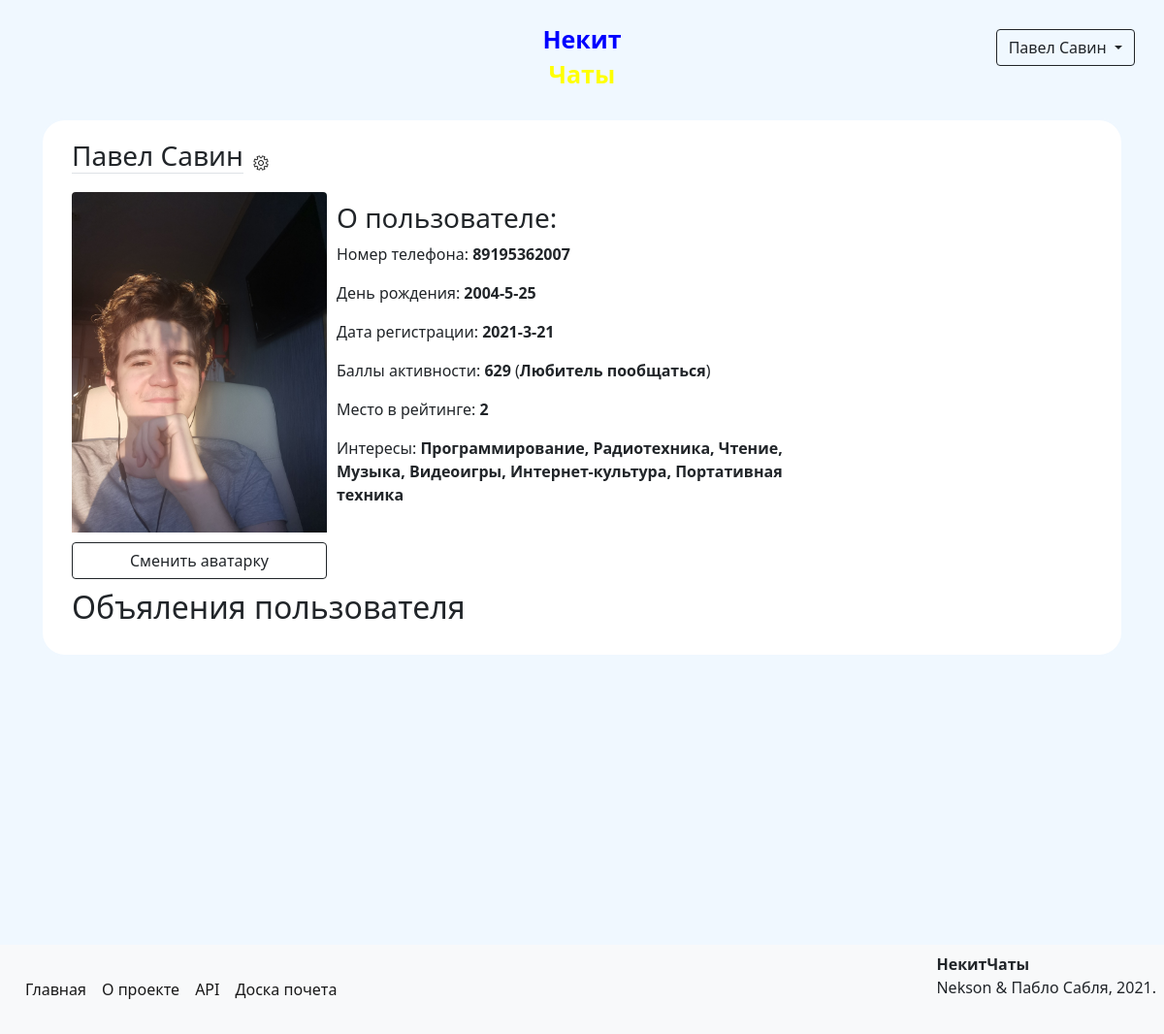
Screenshot of /profile/3 (signed in) with the database file from the repository.
### data/models/user.py (models this page shows, shortened)
class User(SqlAlchemyBase, UserMixin, SerializerMixin):
    __tablename__ = 'users'
    id = Column(Integer, autoincrement=True, primary_key=True)
    name = Column(Unicode)
    surname = Column(Unicode)
    birthday = Column(DateTime)
    email = Column(String, unique=True)
    phone_number = Column(String, unique=True)
    hashed_password = Column(String)
    registration_time = Column(DateTime, default=datetime.now)
    rating = Column(Integer, default=0)
    rank_id = Column(Integer, ForeignKey('ranks.id'))
    position = Column(Integer)
    token_id = Column(Integer, ForeignKey('tokens.id'))
    advertisements = relationship('Advertisement', back_populates='author')
    interests = relationship('Interest', secondary='users_to_interests', backref='users')
    rank = relationship('Rank')
    api_token = relationship('Token')

### data/models/ranks.py (models this page shows)
class Rank(SqlAlchemyBase):
    __tablename__ = 'ranks'
    id = Column(Integer, primary_key=True, autoincrement=True)
    title = Column(String)

### data/models/interests.py (models this page shows)
class Interest(SqlAlchemyBase):
    __tablename__ = 'interests'
    id = Column(Integer, primary_key=True, autoincrement=True)
    title = Column(Unicode, nullable=True)

### main.py (the view)
@app.route('/profile/<int:user_id>')
@login_required
def show_profile(user_id):
    session = create_session()
    user = session.query(User).filter(User.id == user_id).first()
    pic = session.query(Avatar).filter(Avatar.refers_to == user_id).first()
    if pic:
        profile_pic = url_for('static', filename=f"avatars/{pic.link}")
    else:
        profile_pic = url_for('static', filename='avatars/anon.png')
    return render_template('profile.html', user=user, pic=profile_pic)

### data/db_session.py (called while the page is built)
def create_session() -> Session:
    global __factory
    return __factory()

### main.py (called while the page is built)
@login_manager.user_loader
def load_user(user_id):
    session = create_session()
    return session.query(User).get(user_id)

### templates/profile.html (shortened to what this page needs)
{% extends "base.html" %}
{% block content %}
<form class="clearfix">
    <div class="clearfix">
        <div class="clearfix">
            <h3 class="border-bottom float-start">{{ user.name }} {{ user.surname }}</h3>
            {% if user.id == current_user.id %}
                <a class="float-start" href="/profile/{{ current_user.id }}/settings">
                    <div><img src="/static/img/settings.png" width="16px" height="16px"></div>
                </a>
            {% endif %}
        </div>
        <div class="clearfix">
            <img src="{{ pic }}" class="profile-pic rounded-top w-25 h-25 float-start" alt="Упс! Аватарка не найдена!">
            <div class="float-start w-50">
                <h3>О пользователе:</h3>
                <p>Номер телефона: <b>{{ user.phone_number }}</b></p>
                <p>День рождения: <b>{{ user.birthday.year }}-{{ user.birthday.month }}-{{ user.birthday.day }}</b></p>
                <p>Дата регистрации: <b>{{ user.registration_time.year }}-{{ user.registration_time.month }}-{{ user.registration_time.day }}</b></p>
                <p>Баллы активности: <b>{{ user.rating }}</b> (<b>{{ user.rank.title }}</b>)</p>
                <a class="text-reset" href="/top"><p>Место в рейтинге: <b>{{ user.position }}</b></p></a>
                {% if user.interests %}
                    <p>Интересы:
                        {% for i in user.interests %}
                        <b>{{ i.title }}{% if not loop.last %},{% endif %}</b>
                        {% endfor %}
                    </p>
                {% endif %}
            </div>
        </div>
        <div>
            {% if user.id == current_user.id %}
                <a class="btn btn-outline-dark w-25 rounded-bottom" href="/profile/{{ current_user.id }}/avatar">Сменить аватарку</a>
            {% else %}
                <a class="btn btn-outline-dark w-25 rounded-bottom" href="/conversation/{{ user.id }}#bottom">Написать сообщение</a>
            {% endif %}
        </div>
                <div class="clearfix">
            <h2 class="float-right d-inline">Объяления пользователя</h2>
        </div>
    </div>
</form>
{% endblock %}

### templates/base.html (shortened to what this page needs)
<!DOCTYPE html>
<html lang="en">
<head>
    <link rel="stylesheet" href="/static/css/style.css">
    <link rel="stylesheet" href="https://cdn.jsdelivr.net/npm/bootstrap@5.0.0-beta1/dist/css/bootstrap.min.css"
>
</head>
<body>
<div class="header clearfix">
    {% if current_user.is_authenticated %}
        <div class="dropdown float-end">
            <button class="btn btn-outline-dark dropdown-toggle" type="button" id="dropdownMenuButton" data-toggle="dropdown" aria-haspopup="true" aria-expanded="false">
                {{ current_user.name }} {{ current_user.surname }}
            </button>
        </div>
    {% else %}
        <a class="btn btn-outline-dark register float-end" href="/register">Зарегистрироваться</a>
        <a class="btn btn-outline-dark login float-end" href="/login">Войти</a>
    {% endif %}
    <div class="logo">
        <a href="/">
            <p class="nekit">Некит</p>
            <p class="chats">Чаты</p>
        </a>
    </div>
</div>
<main role="main" class="container clearfix">
    {% block content %}{% endblock %}
</main>
<footer class="clearfix p-2 bg-light">
    <span class="fs-6 float-end"><b>НекитЧаты</b><br>Nekson & Пабло Сабля, 2021.</span>
    <nav class="navbar navbar-expand-lg navbar-light">
        <div class="collapse navbar-collapse" id="navbarSupportedContent">
          <ul class="navbar-nav me-auto mb-2 mb-lg-0">
            <li class="nav-item">
              <a class="nav-link active" href="/">Главная</a>
            </li>
            <li class="nav-item">
              <a class="nav-link active" href="/info">О проекте</a>
            </li>
            <li class="nav-item">
              <a class="nav-link active" href="/api">API</a>
            </li>
            <li class="nav-item">
                <a class="nav-link active" href="/top">Доска почета</a>
            </li>
          </ul>
        </div>
    </nav>
</footer>
</body>
</html>

### static/css/style.css (style rules this page uses)
body { background-color: aliceblue !important; }
.logo { text-align: center; margin-left: auto; margin-right: auto; margin-top: 10px; margin-bottom: 10px; max-width: 150px; font-size: 25px; font-weight: 700; line-height: 20px; }
a { text-decoration: none !important; }
.header { background-color: aliceblue; margin-bottom: 10px; padding: 10px; }
.nekit { color: blue; }
.chats { color: yellow; }
div { margin: 10px; }
form { margin-left: auto; margin-right: auto; background-color: white; border: solid 2px aliceblue; border-radius: 25px; padding: 10px; }
footer { margin-top: 297px }

### rows the page displays
User: name "Павел", surname "Савин", phone_number "89195362007", birthday.year "2004", birthday.month "5", birthday.day "25", registration_time.year "2021", registration_time.month "3", registration_time.day "21", rating "629", position "2"
Rank: rank "Любитель пообщаться"
Interest: title "Программирование"
Interest: title "Радиотехника"
Interest: title "Чтение"
Interest: title "Музыка"
Interest: title "Видеоигры"
Interest: title "Интернет-культура"
Interest: title "Портативная техника"
